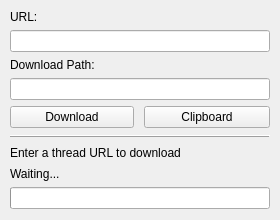
<?xml version="1.0" encoding="UTF-8"?>
<ui version="4.0">
 <class>MainWindow</class>
 <widget class="QMainWindow" name="MainWindow">
  <property name="enabled">
   <bool>true</bool>
  </property>
  <property name="geometry">
   <rect>
    <x>0</x>
    <y>0</y>
    <width>280</width>
    <height>220</height>
   </rect>
  </property>
  <property name="sizePolicy">
   <sizepolicy hsizetype="Preferred" vsizetype="Preferred">
    <horstretch>0</horstretch>
    <verstretch>0</verstretch>
   </sizepolicy>
  </property>
  <property name="minimumSize">
   <size>
    <width>280</width>
    <height>220</height>
   </size>
  </property>
  <property name="maximumSize">
   <size>
    <width>280</width>
    <height>220</height>
   </size>
  </property>
  <property name="contextMenuPolicy">
   <enum>Qt::NoContextMenu</enum>
  </property>
  <property name="windowTitle">
   <string notr="true">PyChan</string>
  </property>
  <property name="toolTip">
   <string notr="true"/>
  </property>
  <property name="statusTip">
   <string notr="true"/>
  </property>
  <property name="whatsThis">
   <string/>
  </property>
  <property name="animated">
   <bool>true</bool>
  </property>
  <widget class="QWidget" name="centralwidget">
   <widget class="QWidget" name="formLayoutWidget">
    <property name="geometry">
     <rect>
      <x>10</x>
      <y>10</y>
      <width>260</width>
      <height>213</height>
     </rect>
    </property>
    <layout class="QFormLayout" name="formLayout">
     <property name="fieldGrowthPolicy">
      <enum>QFormLayout::AllNonFixedFieldsGrow</enum>
     </property>
     <property name="labelAlignment">
      <set>Qt::AlignLeading|Qt::AlignLeft|Qt::AlignTop</set>
     </property>
     <property name="formAlignment">
      <set>Qt::AlignHCenter|Qt::AlignTop</set>
     </property>
     <property name="horizontalSpacing">
      <number>10</number>
     </property>
     <item row="0" column="0" colspan="2">
      <widget class="QLabel" name="label">
       <property name="text">
        <string>URL:</string>
       </property>
      </widget>
     </item>
     <item row="1" column="0" colspan="2">
      <widget class="QLineEdit" name="input_url"/>
     </item>
     <item row="2" column="0" colspan="2">
      <widget class="QLabel" name="label_2">
       <property name="text">
        <string>Download Path:</string>
       </property>
      </widget>
     </item>
     <item row="3" column="0" colspan="2">
      <widget class="QLineEdit" name="input_path">
      </widget>
     </item>
     <item row="4" column="0">
      <widget class="QPushButton" name="btn_download">
       <property name="sizePolicy">
        <sizepolicy hsizetype="Expanding" vsizetype="Fixed">
         <horstretch>0</horstretch>
         <verstretch>0</verstretch>
        </sizepolicy>
       </property>
       <property name="minimumSize">
        <size>
         <width>124</width>
         <height>0</height>
        </size>
       </property>
       <property name="text">
        <string>Download</string>
       </property>
      </widget>
     </item>
     <item row="4" column="1">
      <widget class="QPushButton" name="btn_clipboard">
       <property name="minimumSize">
        <size>
         <width>0</width>
         <height>0</height>
        </size>
       </property>
       <property name="text">
        <string>Clipboard</string>
       </property>
      </widget>
     </item>
     <item row="5" column="0" colspan="2">
      <widget class="Line" name="line">
       <property name="minimumSize">
        <size>
         <width>150</width>
         <height>5</height>
        </size>
       </property>
       <property name="frameShadow">
        <enum>QFrame::Raised</enum>
       </property>
       <property name="orientation">
        <enum>Qt::Horizontal</enum>
       </property>
      </widget>
     </item>
     <item row="6" column="0" colspan="2">
      <widget class="QLabel" name="info">
       <property name="minimumSize">
        <size>
         <width>0</width>
         <height>15</height>
        </size>
       </property>
       <property name="text">
        <string>Enter a thread URL to download</string>
       </property>
      </widget>
     </item>
     <item row="7" column="0" colspan="2">
      <widget class="QLabel" name="status">
       <property name="minimumSize">
        <size>
         <width>0</width>
         <height>15</height>
        </size>
       </property>
       <property name="text">
        <string>Waiting...</string>
       </property>
      </widget>
     </item>
     <item row="8" column="0" colspan="2">
      <widget class="QProgressBar" name="progress">
       <property name="value">
        <number>0</number>
       </property>
       <property name="textVisible">
        <bool>false</bool>
       </property>
      </widget>
     </item>
    </layout>
   </widget>
  </widget>
 </widget>
 <resources/>
 <connections/>
</ui>
